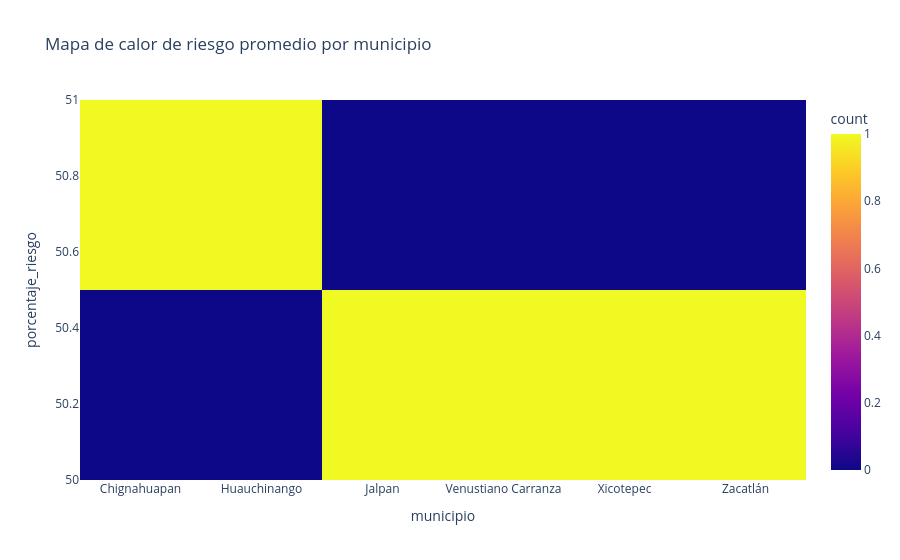

The notebook cell this image was saved under:
### Code cell
riesgo_municipio = df.groupby("municipio")["porcentaje_riesgo"].mean().reset_index()

fig = px.density_heatmap(
    riesgo_municipio,
    x="municipio",
    y="porcentaje_riesgo",
    title="Mapa de calor de riesgo promedio por municipio"
)

fig.show()

### Figure 1 — Plotly figure (JSON) as saved in the notebook; plotly's stock layout.template omitted (floating-point values rounded to 4 significant figures)
{"data": [{"coloraxis": "coloraxis", "hovertemplate": "municipio=%{x}<br>porcentaje_riesgo=%{y}<br>count=%{z}<extra></extra>", "name": "", "type": "histogram2d", "x": ["Chignahuapan", "Huauchinango", "Jalpan", "Venustiano Carranza", "Xicotepec", "Zacatlán"], "xaxis": "x", "xbingroup": "x", "y": [50.89, 50.78, 50.26, 50.08, 50.01, 50.46], "yaxis": "y", "ybingroup": "y"}], "layout": {"coloraxis": {"colorbar": {"title": {"text": "count"}}, "colorscale": [[0, "#0d0887"], [0.1111, "#46039f"], [0.2222, "#7201a8"], [0.3333, "#9c179e"], [0.4444, "#bd3786"], [0.5556, "#d8576b"], [0.6667, "#ed7953"], [0.7778, "#fb9f3a"], [0.8889, "#fdca26"], [1, "#f0f921"]]}, "legend": {"tracegroupgap": 0}, "title": {"text": "Mapa de calor de riesgo promedio por municipio"}, "xaxis": {"anchor": "y", "domain": [0, 1], "title": {"text": "municipio"}}, "yaxis": {"anchor": "x", "domain": [0, 1], "title": {"text": "porcentaje_riesgo"}}}}
